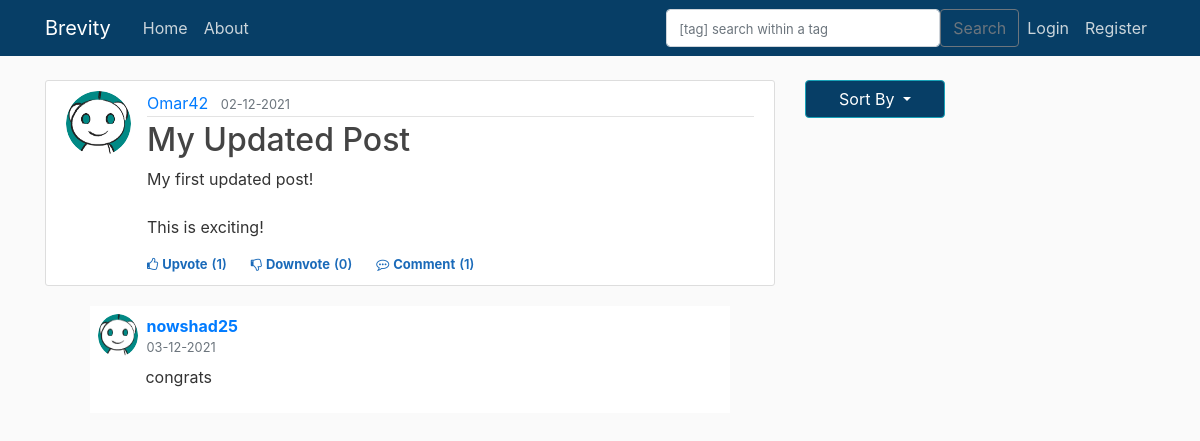
/post/1, run on an earlier commit of the app's database.
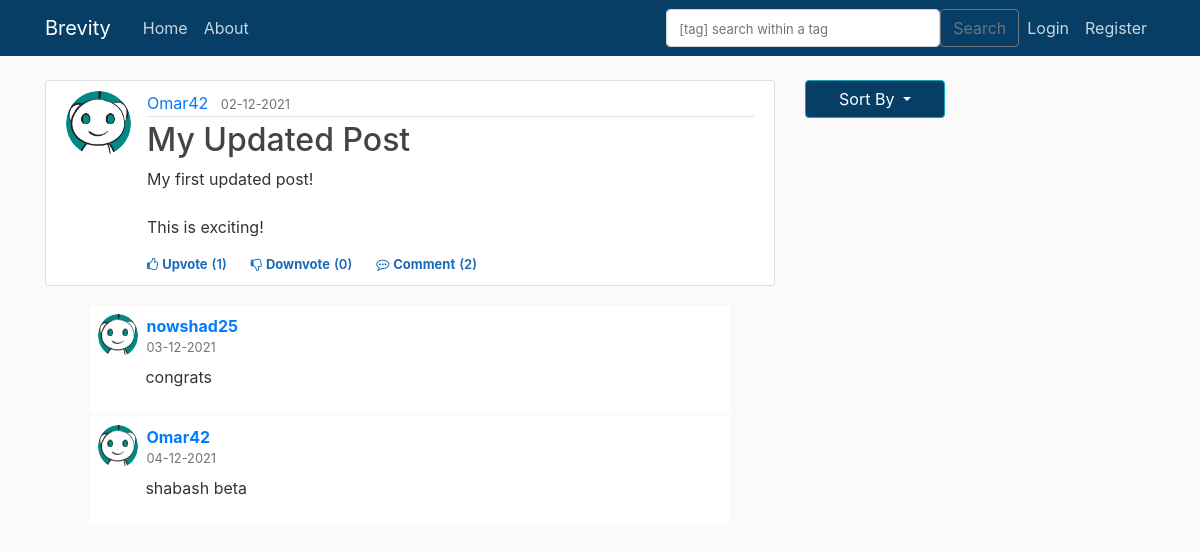
And on a later commit of the database.
### brevity/models.py (models this page shows, shortened)
class Comment(db.Model):
    id = db.Column(db.Integer, nullable=False, primary_key = True)
    date_posted = db.Column(db.DateTime, nullable=False, default=datetime.utcnow)
    content = db.Column(db.Text, nullable=False)
    user_id = db.Column(db.Integer, db.ForeignKey('user.id'))
    post_id = db.Column(db.Integer, db.ForeignKey('post.id'))

class User(db.Model, UserMixin):
    id = db.Column(db.Integer, primary_key=True)
    username = db.Column(db.String(20), unique=True, nullable=False)
    email = db.Column(db.String(120), unique=True, nullable=False)
    image_file = db.Column(db.String(20), nullable=False, default='default.jpg')
    password = db.Column(db.String(60), nullable=False)
    posts = db.relationship('Post', backref='author', lazy=True)                    #By default SQLAlchemy guess the relationship to be one to many as posts returns a list of post.
    upvoted = db.relationship('Upvote', foreign_keys='Upvote.user_id', backref='user', lazy='dynamic')
    downvoted = db.relationship('Downvote', foreign_keys='Downvote.user_id', backref='user', lazy='dynamic')
    commented = db.relationship('Comment', backref='author', lazy=True)

### brevity/posts/routes.py (the view)
@posts.route("/post/<int:post_id>", methods=['GET', 'POST'])            #'int:' imposes that post_id must be int.
def post(post_id):
    form = CommentForm()
    post = Post.query.get_or_404(post_id)                               #get(id) is used to query the db through Primary key.
    comments = Comment.query.filter_by(post_id = post_id)
    if form.validate_on_submit():
        comment = Comment(content=form.content.data, author=current_user, post_id=post_id)
        db.session.add(comment)
        db.session.commit()
        flash('Your comment has been posted', 'success')
        return redirect(url_for('posts.post', post_id=post.id))
    return render_template('post.html', title="post.title",form = form, post=post, comments = comments)

### brevity/posts/forms.py
class CommentForm(FlaskForm):
    content = TextAreaField('Content', validators=[DataRequired()])
    submit = SubmitField('Comment')

### brevity/templates/post.html (shortened to what the changed rows need)
{% extends "layout.html" %}
{% block content %}
    <article class="media content-section">
        <div class="media-body">
            <h2 class="article-title">{{ post.title }}</h2>
            <div>
                {% if current_user.is_authenticated %}
                    <div class="d-flex flex-row fs-12" id="vote{{post.id}}">
                        {% if not current_user.has_upvoted_post(post) %}
                            <div class="like cursor votestyle vote" post_id="{{post.id}}" action="upvote"><i class="fa fa-thumbs-o-up"></i><span class="ml-1">Upvote</span></div>
                            <div class="like vote_count" ><span class="ml-1 mr-4">({{post.upvotes.count()}})</span></div>
                        {% else %}
                            <div class="like cursor upvotedstyle vote" post_id="{{post.id}}" action="upvote"><i class="fa fa-thumbs-o-up"></i><span class="ml-1">Upvoted</span></div>
                            <div class="like upvoted_count" ><span class="ml-1 mr-4">({{post.upvotes.count()}})</span></div>
                        {% endif %}
                        {% if not current_user.has_downvoted_post(post) %}
                            <div class="like downvotecursor votestyle vote" post_id="{{post.id}}" action="downvote"><i class="fa fa-thumbs-o-down"></i><span class="ml-1">Downvote</span></div>
                            <div class="like vote_count"><span class="ml-1 mr-4">({{post.downvotes.count()}})</span></div>
                        {% else %}
                            <div class="like downvotecursor downvotedstyle vote" post_id="{{post.id}}" action="downvote"><i class="fa fa-thumbs-o-down"></i><span class="ml-1">Downvoted</span></div>
                            <div class="like downvoted_count"><span class="ml-1 mr-4">({{post.downvotes.count()}})</span></div>
                        {% endif %}
                        <div class="like cursor comment"><i class="fa fa-commenting-o"></i><span class="ml-1"><a class="mr-1 like cursor comment" href="{{ url_for('posts.post', post_id=post.id) }}">Comment</a></span></div>
                        <div class="like comment_count"><span class="ml-0">({{post.comments.count()}})</span></div>
                    </div>
                {% else %}
                    <div class="d-flex flex-row fs-12">
                        <div class="like cursor unauthorised_upvote"><i class="fa fa-thumbs-o-up"></i><span class="ml-1"><a class="like cursor unauthorised_upvote" href="{{ url_for('posts.vote_action', post_id=post.id, action='unauthorized_upvote')}}">Upvote</a></span></div>
                        <div class="like vote_count" ><span class="ml-1 mr-4">({{post.upvotes.count()}})</span></div>
                        <div class="like downvotecursor unauthorised_downvote"><i class="fa fa-thumbs-o-down"></i><span class="ml-1"><a class="like downvotecursor unauthorised_downvote" href="{{ url_for('posts.vote_action', post_id=post.id, action='unauthorized_downvote')}}">Downvote</a></span></div>
                        <div class="like vote_count"><span class="ml-1 mr-4">({{post.downvotes.count()}})</span></div>
                        <div class="like cursor comment"><i class="fa fa-commenting-o"></i><span class="ml-1"><a class="mr-1 like cursor comment" href="{{ url_for('posts.post', post_id=post.id) }}">Comment</a></span></div>
                        <div class="like comment_count"><span class="ml-0">({{post.comments.count()}})</span></div>
                    </div>
                {% endif %}
            </div>
        </div>
    </article>
    {% for comment in comments %}
    <div class="container mt-1">
        <div class="d-flex justify-content-center row">
            <div class="col-md-11">
                <div class="d-flex flex-column comment-section">
                    <div class="bg-white p-2">
                        <div class="d-flex flex-row user-info"><img class="rounded-circle" src="{{ url_for('static', filename = 'profile_pics/' + comment.author.image_file)}}" width="40">
                            <div class="d-flex flex-column justify-content-start ml-2"><span class="d-block font-weight-bold name">{{comment.author.username}}</span><small class="text-muted">{{comment.date_posted.strftime('%d-%m-%Y')}}</small></div>
                        </div>
                        <div class="mt-2">
                            <p class="comment_data">{{comment.content}}</p>
                        </div>
                    </div>
                </div>
            </div>
        </div>
    </div>
    {% endfor %}
{% endblock content %}

What changed in the data, as far as the page shows it:
added Comment: image_file (placeholder picture), author.username "Omar42", date_posted "04-12-2021", content "shabash beta"
Also different on the page:
{{ post.comments.count() }}: "1" → "2"
